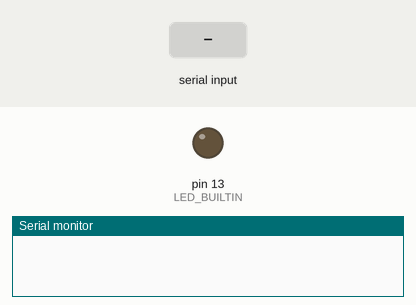
A sketch run on a simulated Arduino Uno, built with avr-gcc and run on an emulated ATmega328P. Shown: output pins drawn as LEDs (lit = HIGH), the last lines printed to the serial monitor. Inputs (shaded band) come from the test bench.

Above: at 1.2 s.
1.3 s: "1" received over Serial
At 2.3 s:
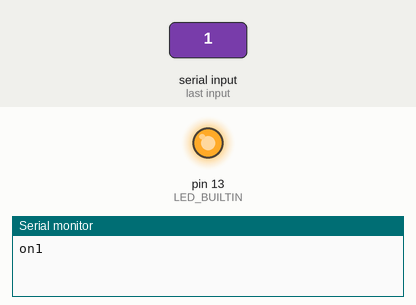
2.8 s: "0" received over Serial
At 3.5 s:
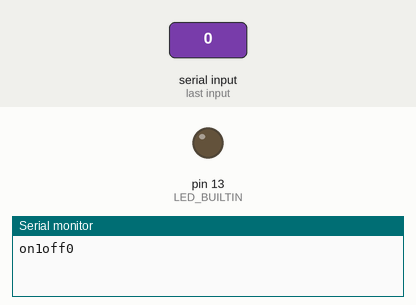
Timing chart, 0 to 5.8 s (numbered marks = the images above; inputs shaded):
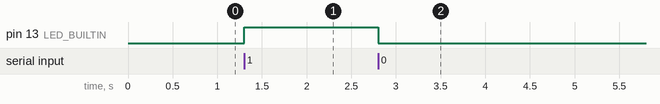

The sketch:

03_Serial_LED.ino
```cpp
int incomingByte = 0;  //for incoming serial data


void setup() {
  Serial.begin(9600); //opens serial port, sets data
  pinMode(LED_BUILTIN, OUTPUT);

}

void loop() {
  // send data only when you receive data:
  if (Serial.available() > 0) {  //아두이노가 데이터를 받아서 0 이상이면

    // read the incoming byte:
    incomingByte = Serial.read();  //루프를 통해 계속적으로 나한테 들어오는 바이트를 시리얼에서 읽는다.
    //incomingByte = incomingByte+1;
    if(incomingByte == '1')
    {
    digitalWrite(LED_BUILTIN, HIGH);  // turn the LED on (HIGH is the voltage level)
    Serial.print("on");
    //delay(1000);                      // wait for a second
    }
    else if(incomingByte == '0')
    {
    digitalWrite(LED_BUILTIN, LOW);  // turn the LED off by making the voltage LOW
    Serial.print("off");
    //delay(1000);                     // wait for a second
    }

    // say what you got:
    Serial.print((char)incomingByte); //아두이노에서 화면에 보낸다. (=프린트)
  }

}
```

Measured:
- after the input at 1.3 s, pin 13 (LED_BUILTIN): LOW → HIGH at once
- after the input at 2.8 s, pin 13 (LED_BUILTIN): HIGH → LOW at once
